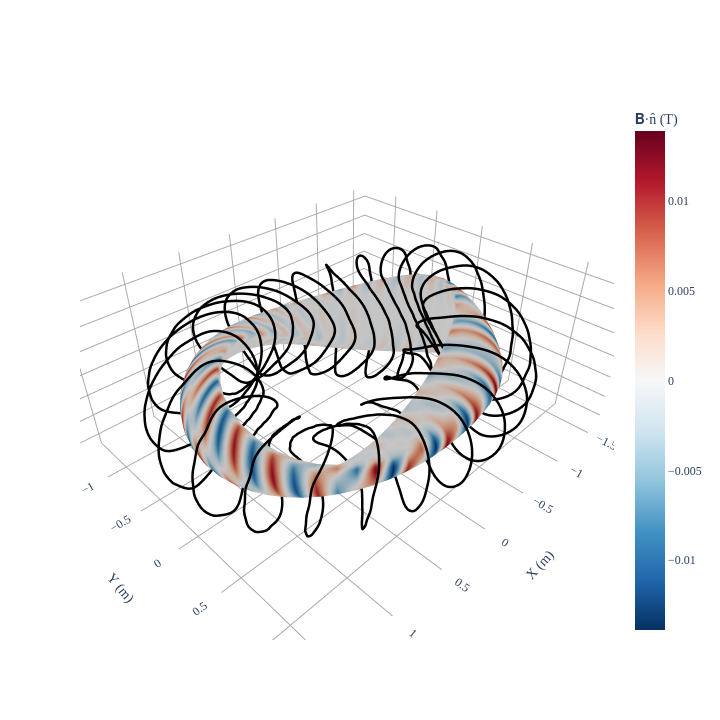

The cell this chart's notebook holds for it:
### Code cell
# visualize by plotting coils
fig = plot_3d(
    eq.surface, "B*n", grid=LinearGrid(M=40, N=30, endpoint=True), field=coilset
)
fig = plot_coils(coilset, fig=fig)
fig.show()

### Figure 1 — Plotly figure (JSON) as saved in the notebook; plotly's stock layout.template omitted (floating-point values rounded to 4 significant figures; data arrays with more than 128 entries replaced by an {"elided": "..."} marker saying what was removed)
{"data": [{"colorbar": {"title": {"text": "𝐁·n̂ (T)"}}, "colorscale": [[0, "rgb(5,48,97)"], [0.1, "rgb(33,102,172)"], [0.2, "rgb(67,147,195)"], [0.3, "rgb(146,197,222)"], [0.4, "rgb(209,229,240)"], [0.5, "rgb(247,247,247)"], [0.6, "rgb(253,219,199)"], [0.7, "rgb(244,165,130)"], [0.8, "rgb(214,96,77)"], [0.9, "rgb(178,24,43)"], [1, "rgb(103,0,31)"]], "flatshading": true, "i": {"elided": "9760 int values"}, "intensity": {"elided": "4941 float values"}, "j": {"elided": "9760 int values"}, "k": {"elided": "9760 int values"}, "name": "𝐁·n̂ (T)", "opacity": 1, "showscale": true, "type": "mesh3d", "x": {"elided": "4941 float values"}, "y": {"elided": "4941 float values"}, "z": {"elided": "4941 float values"}}, {"hovertext": "Current = -226742.62066550588 (A)", "line": {"color": "black", "dash": "solid", "width": 5}, "marker": {"opacity": 0, "size": 0}, "name": "CoilSet[0]", "showlegend": false, "type": "scatter3d", "x": {"elided": "801 float values"}, "y": {"elided": "801 float values"}, "z": {"elided": "801 float values"}}, {"hovertext": "Current = -226742.62066550588 (A)", "line": {"color": "black", "dash": "solid", "width": 5}, "marker": {"opacity": 0, "size": 0}, "name": "CoilSet[1]", "showlegend": false, "type": "scatter3d", "x": {"elided": "801 float values"}, "y": {"elided": "801 float values"}, "z": {"elided": "801 float values"}}, {"hovertext": "Current = -226742.62066550588 (A)", "line": {"color": "black", "dash": "solid", "width": 5}, "marker": {"opacity": 0, "size": 0}, "name": "CoilSet[2]", "showlegend": false, "type": "scatter3d", "x": {"elided": "801 float values"}, "y": {"elided": "801 float values"}, "z": {"elided": "801 float values"}}, {"hovertext": "Current = -226742.62066550588 (A)", "line": {"color": "black", "dash": "solid", "width": 5}, "marker": {"opacity": 0, "size": 0}, "name": "CoilSet[3]", "showlegend": false, "type": "scatter3d", "x": {"elided": "801 float values"}, "y": {"elided": "801 float values"}, "z": {"elided": "801 float values"}}, {"hovertext": "Current = -226742.62066550588 (A)", "line": {"color": "black", "dash": "solid", "width": 5}, "marker": {"opacity": 0, "size": 0}, "name": "CoilSet[4]", "showlegend": false, "type": "scatter3d", "x": {"elided": "801 float values"}, "y": {"elided": "801 float values"}, "z": {"elided": "801 float values"}}, {"hovertext": "Current = -226742.62066550588 (A)", "line": {"color": "black", "dash": "solid", "width": 5}, "marker": {"opacity": 0, "size": 0}, "name": "CoilSet[5]", "showlegend": false, "type": "scatter3d", "x": {"elided": "801 float values"}, "y": {"elided": "801 float values"}, "z": {"elided": "801 float values"}}, {"hovertext": "Current = 226742.62066550588 (A)", "line": {"color": "black", "dash": "solid", "width": 5}, "marker": {"opacity": 0, "size": 0}, "name": "CoilSet[6]", "showlegend": false, "type": "scatter3d", "x": {"elided": "801 float values"}, "y": {"elided": "801 float values"}, "z": {"elided": "801 float values"}}, {"hovertext": "Current = 226742.62066550588 (A)", "line": {"color": "black", "dash": "solid", "width": 5}, "marker": {"opacity": 0, "size": 0}, "name": "CoilSet[7]", "showlegend": false, "type": "scatter3d", "x": {"elided": "801 float values"}, "y": {"elided": "801 float values"}, "z": {"elided": "801 float values"}}, {"hovertext": "Current = 226742.62066550588 (A)", "line": {"color": "black", "dash": "solid", "width": 5}, "marker": {"opacity": 0, "size": 0}, "name": "CoilSet[8]", "showlegend": false, "type": "scatter3d", "x": {"elided": "801 float values"}, "y": {"elided": "801 float values"}, "z": {"elided": "801 float values"}}, {"hovertext": "Current = 226742.62066550588 (A)", "line": {"color": "black", "dash": "solid", "width": 5}, "marker": {"opacity": 0, "size": 0}, "name": "CoilSet[9]", "showlegend": false, "type": "scatter3d", "x": {"elided": "801 float values"}, "y": {"elided": "801 float values"}, "z": {"elided": "801 float values"}}, {"hovertext": "Current = 226742.62066550588 (A)", "line": {"color": "black", "dash": "solid", "width": 5}, "marker": {"opacity": 0, "size": 0}, "name": "CoilSet[10]", "showlegend": false, "type": "scatter3d", "x": {"elided": "801 float values"}, "y": {"elided": "801 float values"}, "z": {"elided": "801 float values"}}, {"hovertext": "Current = 226742.62066550588 (A)", "line": {"color": "black", "dash": "solid", "width": 5}, "marker": {"opacity": 0, "size": 0}, "name": "CoilSet[11]", "showlegend": false, "type": "scatter3d", "x": {"elided": "801 float values"}, "y": {"elided": "801 float values"}, "z": {"elided": "801 float values"}}, {"hovertext": "Current = -226742.62066550588 (A)", "line": {"color": "black", "dash": "solid", "width": 5}, "marker": {"opacity": 0, "size": 0}, "name": "CoilSet[12]", "showlegend": false, "type": "scatter3d", "x": {"elided": "801 float values"}, "y": {"elided": "801 float values"}, "z": {"elided": "801 float values"}}, {"hovertext": "Current = -226742.62066550588 (A)", "line": {"color": "black", "dash": "solid", "width": 5}, "marker": {"opacity": 0, "size": 0}, "name": "CoilSet[13]", "showlegend": false, "type": "scatter3d", "x": {"elided": "801 float values"}, "y": {"elided": "801 float values"}, "z": {"elided": "801 float values"}}, {"hovertext": "Current = -226742.62066550588 (A)", "line": {"color": "black", "dash": "solid", "width": 5}, "marker": {"opacity": 0, "size": 0}, "name": "CoilSet[14]", "showlegend": false, "type": "scatter3d", "x": {"elided": "801 float values"}, "y": {"elided": "801 float values"}, "z": {"elided": "801 float values"}}, {"hovertext": "Current = -226742.62066550588 (A)", "line": {"color": "black", "dash": "solid", "width": 5}, "marker": {"opacity": 0, "size": 0}, "name": "CoilSet[15]", "showlegend": false, "type": "scatter3d", "x": {"elided": "801 float values"}, "y": {"elided": "801 float values"}, "z": {"elided": "801 float values"}}, {"hovertext": "Current = -226742.62066550588 (A)", "line": {"color": "black", "dash": "solid", "width": 5}, "marker": {"opacity": 0, "size": 0}, "name": "CoilSet[16]", "showlegend": false, "type": "scatter3d", "x": {"elided": "801 float values"}, "y": {"elided": "801 float values"}, "z": {"elided": "801 float values"}}, {"hovertext": "Current = -226742.62066550588 (A)", "line": {"color": "black", "dash": "solid", "width": 5}, "marker": {"opacity": 0, "size": 0}, "name": "CoilSet[17]", "showlegend": false, "type": "scatter3d", "x": {"elided": "801 float values"}, "y": {"elided": "801 float values"}, "z": {"elided": "801 float values"}}, {"hovertext": "Current = 226742.62066550588 (A)", "line": {"color": "black", "dash": "solid", "width": 5}, "marker": {"opacity": 0, "size": 0}, "name": "CoilSet[18]", "showlegend": false, "type": "scatter3d", "x": {"elided": "801 float values"}, "y": {"elided": "801 float values"}, "z": {"elided": "801 float values"}}, {"hovertext": "Current = 226742.62066550588 (A)", "line": {"color": "black", "dash": "solid", "width": 5}, "marker": {"opacity": 0, "size": 0}, "name": "CoilSet[19]", "showlegend": false, "type": "scatter3d", "x": {"elided": "801 float values"}, "y": {"elided": "801 float values"}, "z": {"elided": "801 float values"}}, {"hovertext": "Current = 226742.62066550588 (A)", "line": {"color": "black", "dash": "solid", "width": 5}, "marker": {"opacity": 0, "size": 0}, "name": "CoilSet[20]", "showlegend": false, "type": "scatter3d", "x": {"elided": "801 float values"}, "y": {"elided": "801 float values"}, "z": {"elided": "801 float values"}}, {"hovertext": "Current = 226742.62066550588 (A)", "line": {"color": "black", "dash": "solid", "width": 5}, "marker": {"opacity": 0, "size": 0}, "name": "CoilSet[21]", "showlegend": false, "type": "scatter3d", "x": {"elided": "801 float values"}, "y": {"elided": "801 float values"}, "z": {"elided": "801 float values"}}, {"hovertext": "Current = 226742.62066550588 (A)", "line": {"color": "black", "dash": "solid", "width": 5}, "marker": {"opacity": 0, "size": 0}, "name": "CoilSet[22]", "showlegend": false, "type": "scatter3d", "x": {"elided": "801 float values"}, "y": {"elided": "801 float values"}, "z": {"elided": "801 float values"}}, {"hovertext": "Current = 226742.62066550588 (A)", "line": {"color": "black", "dash": "solid", "width": 5}, "marker": {"opacity": 0, "size": 0}, "name": "CoilSet[23]", "showlegend": false, "type": "scatter3d", "x": {"elided": "801 float values"}, "y": {"elided": "801 float values"}, "z": {"elided": "801 float values"}}], "layout": {"font": {"family": "Times"}, "height": 720.5, "scene": {"aspectmode": "data", "xaxis": {"backgroundcolor": "white", "gridcolor": "darkgrey", "showbackground": false, "showgrid": true, "showticklabels": true, "title": {"text": "X (m)"}, "zeroline": true, "zerolinecolor": "darkgrey"}, "yaxis": {"backgroundcolor": "white", "gridcolor": "darkgrey", "showbackground": false, "showgrid": true, "showticklabels": true, "title": {"text": "Y (m)"}, "zeroline": true, "zerolinecolor": "darkgrey"}, "zaxis": {"backgroundcolor": "white", "gridcolor": "darkgrey", "showbackground": false, "showgrid": true, "showticklabels": true, "title": {"text": "Z (m)"}, "zeroline": true, "zerolinecolor": "darkgrey"}}, "title": {"text": "", "x": 0.5, "xanchor": "center", "y": 0.9, "yanchor": "top"}, "width": 720.5}}
